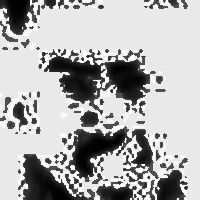
#> input picture dataset/Kumera/1.jpg, 200 x 200 px; its folder holds only this picture in this run
$ python train_model.py
#> lines starting #> are read from the running program, lines starting #| are printed output that depends on the picture
import cv2
import os
import numpy as np

dataset_path = "dataset"
faces = []
labels = []
label_map = {}
current_id = 0

for person_name in os.listdir(dataset_path):
    person_folder = os.path.join(dataset_path, person_name)

    if not os.path.isdir(person_folder):
        continue

    label_map[current_id] = person_name

    for image_name in os.listdir(person_folder):
        image_path = os.path.join(person_folder, image_name)
        img = cv2.imread(image_path, cv2.IMREAD_GRAYSCALE)
#> img is the input picture: shape (200, 200); min 0, max 255, mean 175.5

        if img is not None:
            img = cv2.resize(img, (200, 200))
            img = cv2.equalizeHist(img)
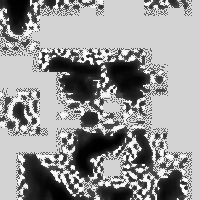
#> img: shape (200, 200); min 0, max 255, mean 152.2
            faces.append(img)
            labels.append(current_id)

    current_id += 1

faces = np.array(faces)
labels = np.array(labels)

recognizer = cv2.face.LBPHFaceRecognizer_create()
recognizer.train(faces, labels)
recognizer.save("trainer/trainer.yml")

with open("trainer/labels.txt", "w") as f:
    for label_id, person_name in label_map.items():
        f.write(f"{label_id},{person_name}\n")

print("Model trained successfully.")
